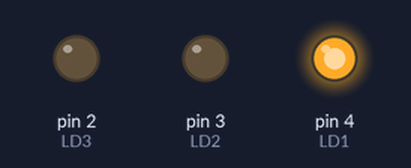
The sketch below on a simulated Arduino Uno, built with avr-gcc and run on an emulated ATmega328P. On the bench: output pins drawn as LEDs (lit = HIGH).

Above: at 0.2 s.
At 0.7 s:
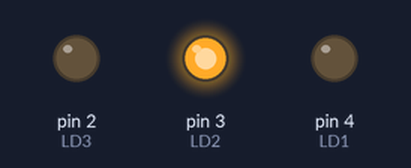
At 2.7 s:
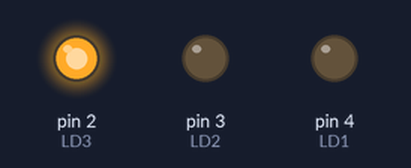
Timing chart, 0 to 3.5 s (numbered marks = the images above):
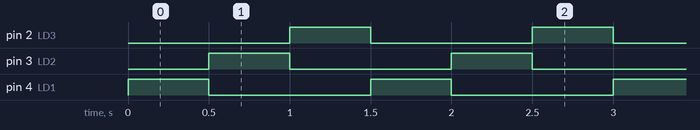

Measured:
- by itself, pin 2 (LD3), pin 3 (LD2), pin 4 (LD1): alternates HIGH for 0.50 s and LOW for 1.0 s
- by itself, everything shown: repeats every 1.5 s, in 4 steps

The sketch:

Arduino_Shutter_Control_Demo.ino
```cpp
void setup() {
  // put your setup code here, to run once:

#define LD1 4
#define LD2 3
#define LD3 2
#define delay_ms 500
pinMode(LD1,OUTPUT);
pinMode(LD2,OUTPUT);
pinMode(LD3,OUTPUT);

}

void loop() {
digitalWrite(LD1,HIGH);
delay(delay_ms);
digitalWrite(LD1,LOW);
digitalWrite(LD2,HIGH);
delay(delay_ms);
digitalWrite(LD2,LOW);
digitalWrite(LD3,HIGH);
delay(delay_ms);
digitalWrite(LD3,LOW);

}
```
